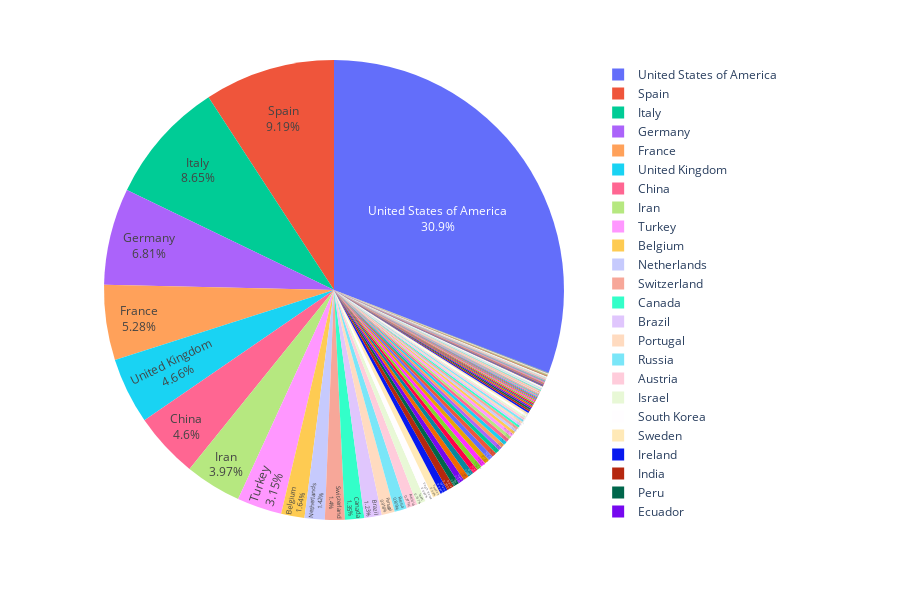

Notebook cell for this chart:
### Markdown cell above
# Pie Chart

### Code cell
#creating the dataset for the pieChart
pieData = data.groupby(['country'])['cases'].sum().reset_index()

#creating a pie chart to display the percent of cases per country
fig = px.pie(pieData, values = 'cases',names='country', height=600)
fig.update_traces(textposition='inside', textinfo='percent+label')

fig.update_layout(
    title_x = 0.5,
    geo=dict(
        showframe = False,
        showcoastlines = False,
    ))
#showing the dataset
fig.show()

### Figure 1 — Plotly figure (JSON) as saved in the notebook; plotly's stock layout.template omitted (floating-point values rounded to 4 significant figures; data arrays with more than 128 entries replaced by an {"elided": "..."} marker saying what was removed)
{"data": [{"domain": {"x": [0, 1], "y": [0, 1]}, "hovertemplate": "country=%{label}<br>cases=%{value}<extra></extra>", "labels": {"elided": "206 str values"}, "legendgroup": "", "name": "", "showlegend": true, "textinfo": "percent+label", "textposition": "inside", "type": "pie", "values": {"elided": "206 int values"}}], "layout": {"geo": {"showcoastlines": false, "showframe": false}, "height": 600, "legend": {"tracegroupgap": 0}, "margin": {"t": 60}, "title": {"x": 0.5}}}
